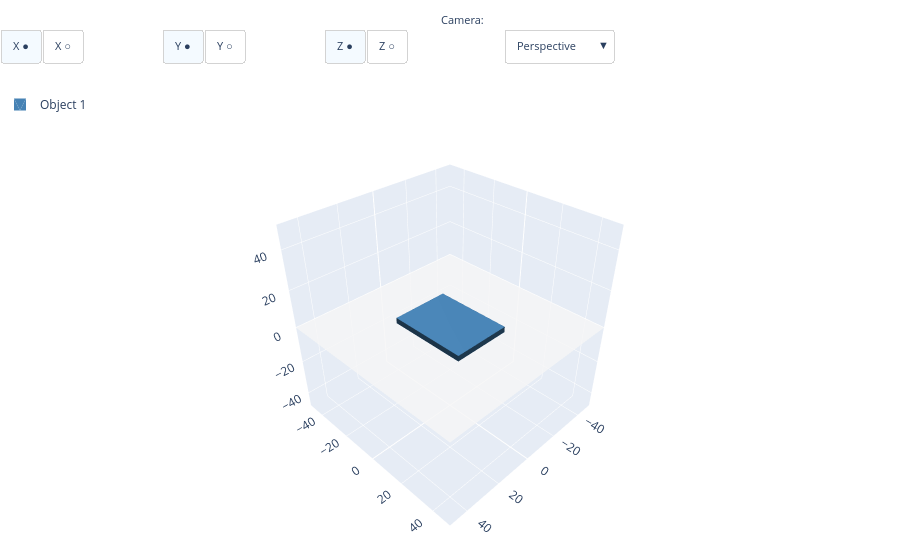

Notebook cell for this chart:
### Code cell
box = cq.Workplane("XY").box(30 , 40, 3, centered=[True, True, False])
show(box, z=0)

### Figure 1 — Plotly figure (JSON) as saved in the notebook; plotly's stock layout.template omitted (floating-point values rounded to 4 significant figures)
{"data": [{"color": "whitesmoke", "hoverinfo": "skip", "i": [0, 0], "j": [1, 2], "k": [2, 3], "opacity": 0.8, "showlegend": false, "type": "mesh3d", "x": [-50, 50, 50, -50], "y": [-50, -50, 50, 50], "z": [0, 0, 0, 0]}, {"color": "steelblue", "flatshading": true, "i": [1, 1, 5, 5, 9, 11, 13, 15, 19, 19, 23, 23], "j": [2, 3, 4, 6, 10, 10, 12, 13, 16, 18, 21, 20], "k": [0, 2, 6, 7, 8, 9, 14, 14, 17, 16, 20, 22], "lighting": {"ambient": 0.4, "diffuse": 0.8, "specular": 0.2}, "name": "Object 1", "opacity": 1, "showlegend": true, "type": "mesh3d", "x": [-15, -15, -15, -15, 15, 15, 15, 15, -15, 15, -15, 15, -15, 15, -15, 15, -15, -15, 15, 15, -15, -15, 15, 15], "y": [-20, -20, 20, 20, -20, -20, 20, 20, -20, -20, -20, -20, 20, 20, 20, 20, -20, 20, -20, 20, -20, 20, -20, 20], "z": [0, 3, 0, 3, 0, 3, 0, 3, 0, 0, 3, 3, 0, 0, 3, 3, 0, 0, 0, 0, 3, 3, 3, 3]}], "layout": {"annotations": [{"font": {"size": 11}, "showarrow": false, "text": "Axes:", "x": -0.01, "xanchor": "right", "xref": "paper", "y": 1.17, "yref": "paper"}, {"font": {"size": 11}, "showarrow": false, "text": "Camera:", "x": 0.54, "xanchor": "right", "xref": "paper", "y": 1.17, "yref": "paper"}], "legend": {"x": 0, "y": 1}, "margin": {"b": 0, "l": 0, "r": 0, "t": 90}, "scene": {"aspectmode": "manual", "aspectratio": {"x": 1, "y": 1, "z": 1}, "camera": {"eye": {"x": 1.5, "y": 1.5, "z": 1.5}, "projection": {"type": "perspective"}, "up": {"x": 0, "y": 0, "z": 1}}, "xaxis": {"backgroundcolor": "rgb(230, 236, 245)", "gridcolor": "white", "gridwidth": 1, "range": [-50, 50], "showbackground": true, "showgrid": true, "showline": false, "showspikes": true, "showticklabels": true, "title": {"text": ""}, "zeroline": true, "zerolinecolor": "white", "zerolinewidth": 2}, "yaxis": {"backgroundcolor": "rgb(230, 236, 245)", "gridcolor": "white", "gridwidth": 1, "range": [-50, 50], "showbackground": true, "showgrid": true, "showline": false, "showspikes": true, "showticklabels": true, "title": {"text": ""}, "zeroline": true, "zerolinecolor": "white", "zerolinewidth": 2}, "zaxis": {"backgroundcolor": "rgb(230, 236, 245)", "gridcolor": "white", "gridwidth": 1, "range": [-48.5, 51.5], "showbackground": true, "showgrid": true, "showline": false, "showspikes": true, "showticklabels": true, "title": {"text": ""}, "zeroline": true, "zerolinecolor": "white", "zerolinewidth": 2}}, "updatemenus": [{"active": 0, "bgcolor": "white", "bordercolor": "lightgray", "buttons": [{"args": [{"scene.xaxis": {"backgroundcolor": "rgb(230, 236, 245)", "gridcolor": "white", "gridwidth": 1, "range": [-50, 50], "showbackground": true, "showgrid": true, "showline": false, "showspikes": true, "showticklabels": true, "title": {"text": ""}, "zeroline": true, "zerolinecolor": "white", "zerolinewidth": 2}}], "label": "X ●", "method": "relayout"}, {"args": [{"scene.xaxis": {"range": [-50, 50], "showbackground": false, "showgrid": false, "showline": false, "showspikes": false, "showticklabels": false, "title": {"text": ""}, "zeroline": false}}], "label": "X ○", "method": "relayout"}], "direction": "right", "font": {"size": 11}, "showactive": true, "type": "buttons", "x": 0, "xanchor": "left", "y": 1.13, "yanchor": "top"}, {"active": 0, "bgcolor": "white", "bordercolor": "lightgray", "buttons": [{"args": [{"scene.yaxis": {"backgroundcolor": "rgb(230, 236, 245)", "gridcolor": "white", "gridwidth": 1, "range": [-50, 50], "showbackground": true, "showgrid": true, "showline": false, "showspikes": true, "showticklabels": true, "title": {"text": ""}, "zeroline": true, "zerolinecolor": "white", "zerolinewidth": 2}}], "label": "Y ●", "method": "relayout"}, {"args": [{"scene.yaxis": {"range": [-50, 50], "showbackground": false, "showgrid": false, "showline": false, "showspikes": false, "showticklabels": false, "title": {"text": ""}, "zeroline": false}}], "label": "Y ○", "method": "relayout"}], "direction": "right", "font": {"size": 11}, "showactive": true, "type": "buttons", "x": 0.18, "xanchor": "left", "y": 1.13, "yanchor": "top"}, {"active": 0, "bgcolor": "white", "bordercolor": "lightgray", "buttons": [{"args": [{"scene.zaxis": {"backgroundcolor": "rgb(230, 236, 245)", "gridcolor": "white", "gridwidth": 1, "range": [-48.5, 51.5], "showbackground": true, "showgrid": true, "showline": false, "showspikes": true, "showticklabels": true, "title": {"text": ""}, "zeroline": true, "zerolinecolor": "white", "zerolinewidth": 2}}], "label": "Z ●", "method": "relayout"}, {"args": [{"scene.zaxis": {"range": [-48.5, 51.5], "showbackground": false, "showgrid": false, "showline": false, "showspikes": false, "showticklabels": false, "title": {"text": ""}, "zeroline": false}}], "label": "Z ○", "method": "relayout"}], "direction": "right", "font": {"size": 11}, "showactive": true, "type": "buttons", "x": 0.36, "xanchor": "left", "y": 1.13, "yanchor": "top"}, {"active": 0, "bgcolor": "white", "bordercolor": "lightgray", "buttons": [{"args": [{"scene.aspectmode": "manual", "scene.aspectratio": {"x": 1, "y": 1, "z": 1}, "scene.camera": {"eye": {"x": 1.5, "y": 1.5, "z": 1.5}, "projection": {"type": "perspective"}, "up": {"x": 0, "y": 0, "z": 1}}}], "label": "Perspective", "method": "relayout"}, {"args": [{"scene.aspectmode": "manual", "scene.aspectratio": {"x": 1, "y": 1, "z": 1}, "scene.camera": {"eye": {"x": 2.5, "y": 2.5, "z": 2.5}, "projection": {"type": "orthographic"}, "up": {"x": 0, "y": 0, "z": 1}}}], "label": "Orthographic", "method": "relayout"}], "direction": "down", "font": {"size": 11}, "showactive": true, "type": "dropdown", "x": 0.56, "xanchor": "left", "y": 1.13, "yanchor": "top"}]}}
